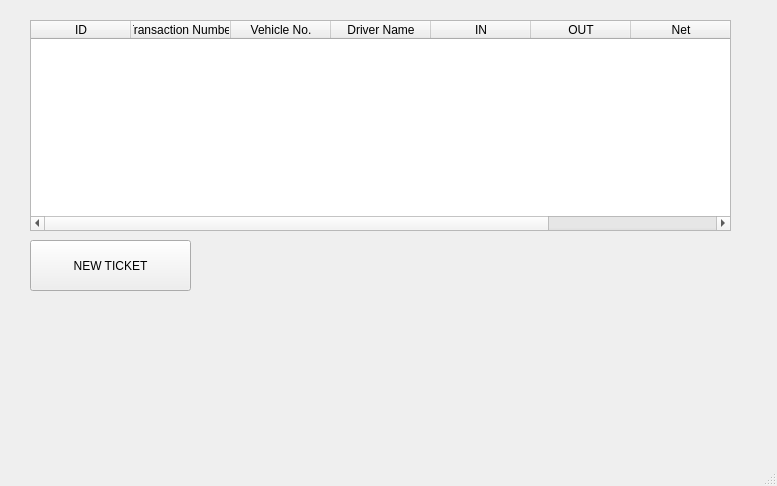
<?xml version="1.0" encoding="UTF-8"?>
<ui version="4.0">
 <class>MainWindow</class>
 <widget class="QMainWindow" name="MainWindow">
  <property name="geometry">
   <rect>
    <x>0</x>
    <y>0</y>
    <width>777</width>
    <height>486</height>
   </rect>
  </property>
  <property name="windowTitle">
   <string>MainWindow</string>
  </property>
  <widget class="QWidget" name="centralwidget">
   <widget class="QPushButton" name="btnNew">
    <property name="geometry">
     <rect>
      <x>30</x>
      <y>240</y>
      <width>161</width>
      <height>51</height>
     </rect>
    </property>
    <property name="text">
     <string>NEW TICKET</string>
    </property>
   </widget>
   <widget class="QTableWidget" name="tableWidget">
    <property name="geometry">
     <rect>
      <x>30</x>
      <y>20</y>
      <width>701</width>
      <height>211</height>
     </rect>
    </property>
    <column>
     <property name="text">
      <string>ID</string>
     </property>
    </column>
    <column>
     <property name="text">
      <string>Transaction Number</string>
     </property>
    </column>
    <column>
     <property name="text">
      <string>Vehicle No.</string>
     </property>
    </column>
    <column>
     <property name="text">
      <string>Driver Name</string>
     </property>
    </column>
    <column>
     <property name="text">
      <string>IN</string>
     </property>
    </column>
    <column>
     <property name="text">
      <string>OUT</string>
     </property>
    </column>
    <column>
     <property name="text">
      <string>Net</string>
     </property>
    </column>
    <column>
     <property name="text">
      <string>Transaction Date</string>
     </property>
    </column>
   </widget>
  </widget>
  <widget class="QMenuBar" name="menubar">
   <property name="geometry">
    <rect>
     <x>0</x>
     <y>0</y>
     <width>777</width>
     <height>33</height>
    </rect>
   </property>
  </widget>
  <widget class="QStatusBar" name="statusbar"/>
 </widget>
 <resources/>
 <connections/>
</ui>
